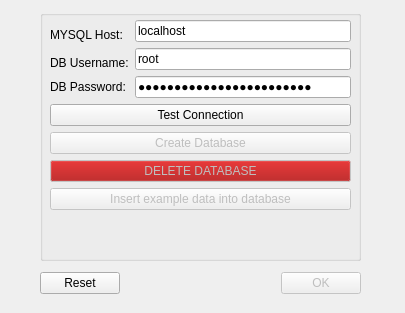
<?xml version="1.0" encoding="UTF-8"?>
<ui version="4.0">
 <class>DBSetupWindow</class>
 <widget class="QDialog" name="DBSetupWindow">
  <property name="geometry">
   <rect>
    <x>0</x>
    <y>0</y>
    <width>405</width>
    <height>313</height>
   </rect>
  </property>
  <property name="windowTitle">
   <string>Dialog</string>
  </property>
  <property name="windowIcon">
   <iconset resource="icon.qrc">
    <normaloff>:/new/icon/images/film-reel.png</normaloff>:/new/icon/images/film-reel.png</iconset>
  </property>
  <widget class="QGroupBox" name="groupBox">
   <property name="geometry">
    <rect>
     <x>40</x>
     <y>10</y>
     <width>321</width>
     <height>251</height>
    </rect>
   </property>
   <property name="title">
    <string/>
   </property>
   <widget class="QWidget" name="layoutWidget">
    <property name="geometry">
     <rect>
      <x>10</x>
      <y>10</y>
      <width>301</width>
      <height>231</height>
     </rect>
    </property>
    <layout class="QVBoxLayout" name="verticalLayout">
     <item>
      <layout class="QGridLayout" name="gridLayout">
       <item row="0" column="0" rowspan="2">
        <widget class="QLabel" name="labelHost">
         <property name="text">
          <string>MYSQL Host:</string>
         </property>
        </widget>
       </item>
       <item row="0" column="1">
        <widget class="QLineEdit" name="hostInput">
         <property name="text">
          <string>localhost</string>
         </property>
        </widget>
       </item>
       <item row="1" column="1" rowspan="2">
        <widget class="QLineEdit" name="userInput">
         <property name="text">
          <string>root</string>
         </property>
        </widget>
       </item>
       <item row="2" column="0">
        <widget class="QLabel" name="labelUser">
         <property name="text">
          <string>DB Username:</string>
         </property>
        </widget>
       </item>
       <item row="3" column="0">
        <widget class="QLabel" name="labelPass">
         <property name="text">
          <string>DB Password:</string>
         </property>
        </widget>
       </item>
       <item row="3" column="1">
        <widget class="QLineEdit" name="passInput">
         <property name="text">
          <string>traffic-surprise-pungent</string>
         </property>
         <property name="echoMode">
          <enum>QLineEdit::Password</enum>
         </property>
        </widget>
       </item>
      </layout>
     </item>
     <item>
      <widget class="QPushButton" name="testConnBtn">
       <property name="text">
        <string>Test Connection</string>
       </property>
      </widget>
     </item>
     <item>
      <widget class="QPushButton" name="createDBBtn">
       <property name="enabled">
        <bool>false</bool>
       </property>
       <property name="text">
        <string>Create Database</string>
       </property>
      </widget>
     </item>
     <item>
      <widget class="QPushButton" name="clearDBBtn">
       <property name="enabled">
        <bool>false</bool>
       </property>
       <property name="palette">
        <palette>
         <active>
          <colorrole role="Button">
           <brush brushstyle="SolidPattern">
            <color alpha="255">
             <red>164</red>
             <green>0</green>
             <blue>0</blue>
            </color>
           </brush>
          </colorrole>
         </active>
         <inactive>
          <colorrole role="Button">
           <brush brushstyle="SolidPattern">
            <color alpha="255">
             <red>239</red>
             <green>239</green>
             <blue>239</blue>
            </color>
           </brush>
          </colorrole>
         </inactive>
         <disabled>
          <colorrole role="Button">
           <brush brushstyle="SolidPattern">
            <color alpha="255">
             <red>164</red>
             <green>0</green>
             <blue>0</blue>
            </color>
           </brush>
          </colorrole>
         </disabled>
        </palette>
       </property>
       <property name="text">
        <string>DELETE DATABASE</string>
       </property>
      </widget>
     </item>
     <item>
      <widget class="QPushButton" name="exampleDataBtn">
       <property name="enabled">
        <bool>false</bool>
       </property>
       <property name="text">
        <string>Insert example data into database</string>
       </property>
      </widget>
     </item>
     <item>
      <widget class="QLabel" name="statusLabel">
       <property name="text">
        <string/>
       </property>
      </widget>
     </item>
    </layout>
   </widget>
  </widget>
  <widget class="QWidget" name="layoutWidget">
   <property name="geometry">
    <rect>
     <x>40</x>
     <y>270</y>
     <width>321</width>
     <height>26</height>
    </rect>
   </property>
   <layout class="QHBoxLayout" name="horizontalLayout">
    <item>
     <widget class="QDialogButtonBox" name="buttonBox_2">
      <property name="standardButtons">
       <set>QDialogButtonBox::Reset</set>
      </property>
     </widget>
    </item>
    <item>
     <widget class="QDialogButtonBox" name="buttonBox">
      <property name="enabled">
       <bool>false</bool>
      </property>
      <property name="orientation">
       <enum>Qt::Horizontal</enum>
      </property>
      <property name="standardButtons">
       <set>QDialogButtonBox::Ok</set>
      </property>
     </widget>
    </item>
   </layout>
  </widget>
 </widget>
 <resources>
  <include location="icon.qrc"/>
 </resources>
 <connections>
  <connection>
   <sender>buttonBox</sender>
   <signal>accepted()</signal>
   <receiver>DBSetupWindow</receiver>
   <slot>accept()</slot>
   <hints>
    <hint type="sourcelabel">
     <x>248</x>
     <y>254</y>
    </hint>
    <hint type="destinationlabel">
     <x>157</x>
     <y>274</y>
    </hint>
   </hints>
  </connection>
  <connection>
   <sender>buttonBox</sender>
   <signal>rejected()</signal>
   <receiver>DBSetupWindow</receiver>
   <slot>reject()</slot>
   <hints>
    <hint type="sourcelabel">
     <x>316</x>
     <y>260</y>
    </hint>
    <hint type="destinationlabel">
     <x>286</x>
     <y>274</y>
    </hint>
   </hints>
  </connection>
 </connections>
</ui>
